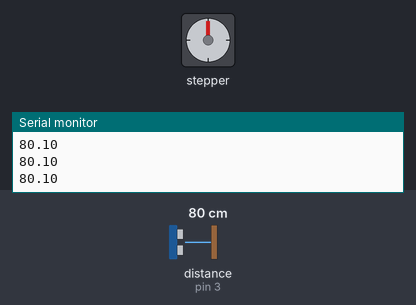
This sketch was run on a simulated Arduino Uno, built with avr-gcc and run on an emulated ATmega328P. On the bench: stepper motor, the last lines printed to the serial monitor. Wiring (inferred from the names in the program): ultrasonic range finder: trigger pin 2; echo pin 3. The test bench sets the inputs (shaded band); at power-on: distance to the obstacle (sensor on pin 3) 80 cm. The echo pulse lasts 58.3 µs per cm; stepper angles assume 2048 steps per turn.

Above: at 1.2 s.
1.3 s: distance to the obstacle (sensor on pin 3) set to 7 cm
2.8 s: distance to the obstacle (sensor on pin 3) set to 5 cm
At 3.2 s:
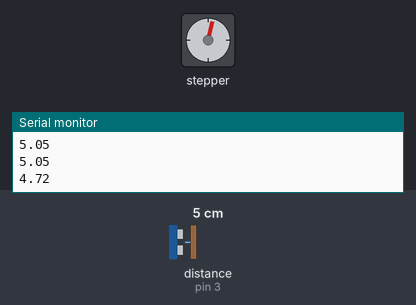
At 3.57 s:
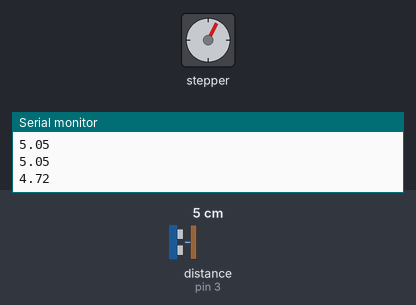
5.8 s: distance to the obstacle (sensor on pin 3) set to 2 cm
At 6.4 s:
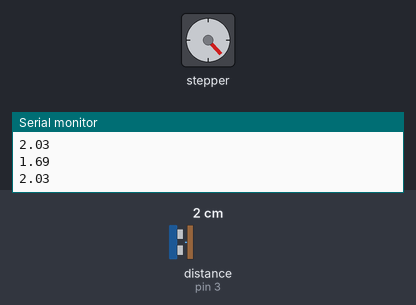
Timing chart, 0 to 12.8 s (numbered marks = the images above; inputs shaded):
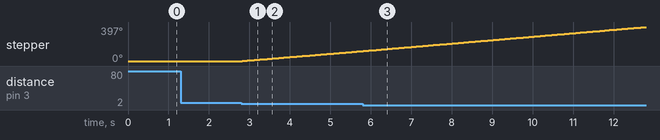

Measured:
- the behaviour switches between 6 and 5 cm on distance to the obstacle (sensor on pin 3) (found by bisection; images 0 and 1)
- after the input at 2.8 s, stepper: keeps turning clockwise at about 39°/s, starting at once

The sketch:

Ultra.ino
```cpp
#include <Stepper.h>
#define ECHOPIN 3 // echo pin to pin 3
#define TRIGPIN 2 // echo pin to pin 2
//in1-11, in2-9,in3-10,in4-8
Stepper motor1(2048,8,9,10,11);
Stepper motor2(2048,4,5,6,7);
//in1-7 in2-5, in3-6 in4-4
int incomingByte =0 ;
void setup() {
  // put your setup code here, to run once:
  motor1.setSpeed(7);
  motor2.setSpeed(7);
  Serial.begin(9600);
  pinMode(ECHOPIN, INPUT);
  pinMode(TRIGPIN,OUTPUT);

}

void loop() {
  // put your main code here, to run repeatedly:
  incomingByte =Serial.read();
  digitalWrite(TRIGPIN, LOW);
  delayMicroseconds(1000);
  digitalWrite(TRIGPIN, HIGH);
  delayMicroseconds(1000);
  digitalWrite(TRIGPIN, LOW);

  float distance = pulseIn(ECHOPIN,HIGH);
  distance = distance/58;
  Serial.println(distance);

  if ( distance<5){
    motor1.step(20);


  }

}
```
